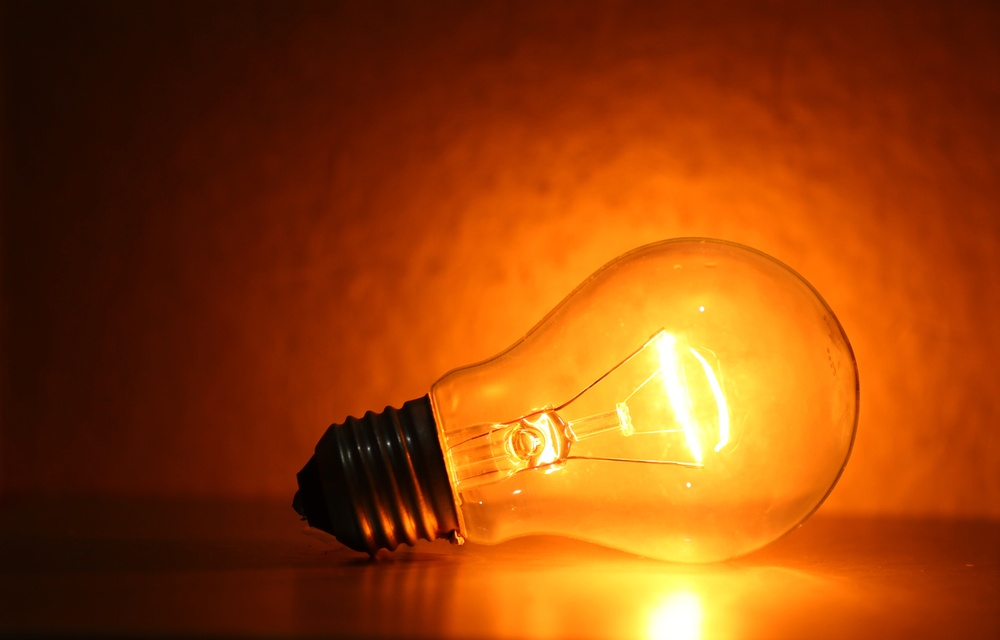
#> input picture ImagensPDI/stockvault-bulb128619.jpg, 1000 x 640 px, shrunk from 4864 x 3112 before the run, found by its file name; its folder holds only this picture in this run
$ python maindois.py
#> lines starting #> are read from the running program, lines starting #| are printed output that depends on the picture; after the words box and inside, x2 and y2 are one past the last pixel; in counts of white or black regions, pixels touching at a corner belong together
#> in processar_imagens, imagem is the input picture: shape (640, 1000, 3); mean B, G, R 10.7, 65.3, 145.7
# Importando as bibliotecas necessárias
import cv2
import numpy as np
import os
import matplotlib.pyplot as plt

# Diretórios de entrada e saída
input_dir = 'ImagensPDI/'  # Diretório das imagens de entrada
output_dir = 'resultados/'  # Diretório para salvar as imagens processadas

# Função para remover fundo
def remover_fundo(imagem):
    # Passo 1: Converter a imagem para escala de cinza
    gray = cv2.cvtColor(imagem, cv2.COLOR_BGR2GRAY)
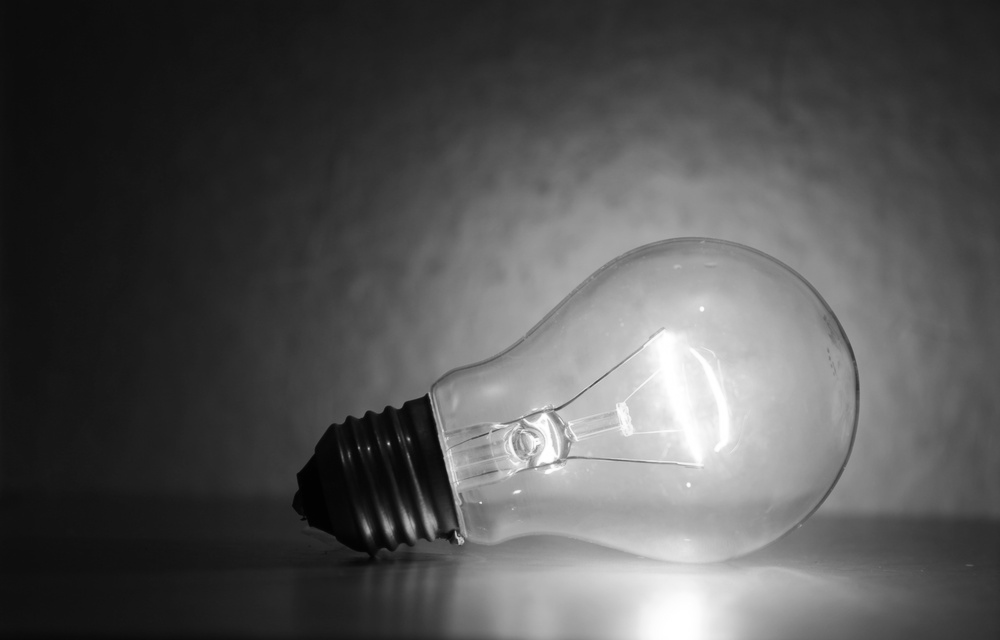
#> gray: shape (640, 1000); min 0, max 255, mean 83.1
    plt.imshow(gray, cmap='gray')
    plt.axis('off')
    plt.show()

    # Passo 2: Aplicar suavização para reduzir ruído
    blur = cv2.GaussianBlur(gray, (5, 5), 0)
    plt.imshow(blur, cmap='gray')
    plt.axis('off')
    plt.show()

    # Passo 3: Aplicar limiarização para segmentação
    _, thresh = cv2.threshold(blur, 127, 255, cv2.THRESH_BINARY_INV + cv2.THRESH_OTSU)
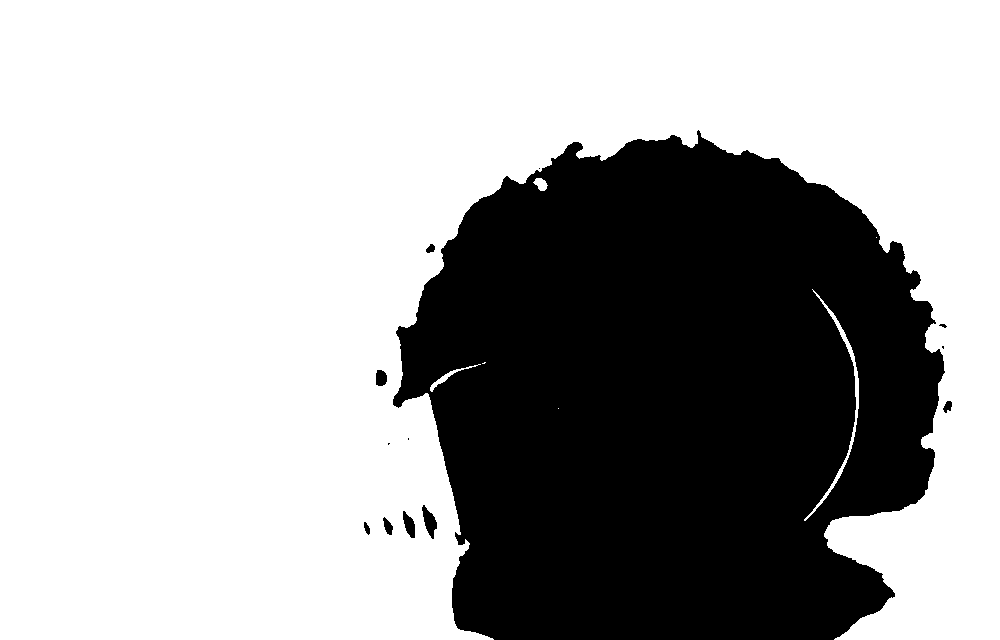
#> thresh: shape (640, 1000); 66.1% white; 13 black regions (5 under 20 px), largest, box (x1, y1, x2, y2) and area: (393, 130, 945, 640) 216077, (422, 505, 437, 539) 264, (403, 511, 415, 538) 199
    plt.imshow(thresh, cmap='gray')
    plt.axis('off')
    plt.show()

    # Passo 4: Refinamento com operações morfológicas
    kernel = np.ones((3, 3), np.uint8)
    morphed = cv2.morphologyEx(thresh, cv2.MORPH_CLOSE, kernel, iterations=2)
#> morphed: shape (640, 1000); 66.1% white; 7 black regions
    plt.imshow(morphed, cmap='gray')
    plt.axis('off')
    plt.show()

    # Passo 5: Identificar contornos e criar máscara
    contours, _ = cv2.findContours(morphed, cv2.RETR_EXTERNAL, cv2.CHAIN_APPROX_SIMPLE)
#> contours = 6 contours, 2 with area under 20; largest, box (x1, y1, x2, y2) and area: (0, 0, 1000, 640) 420638, (804, 289, 859, 521) 590, (430, 364, 481, 392) 130, (533, 178, 548, 191) 106
    mask = np.zeros_like(gray)
    cv2.drawContours(mask, contours, -1, (255), thickness=cv2.FILLED)
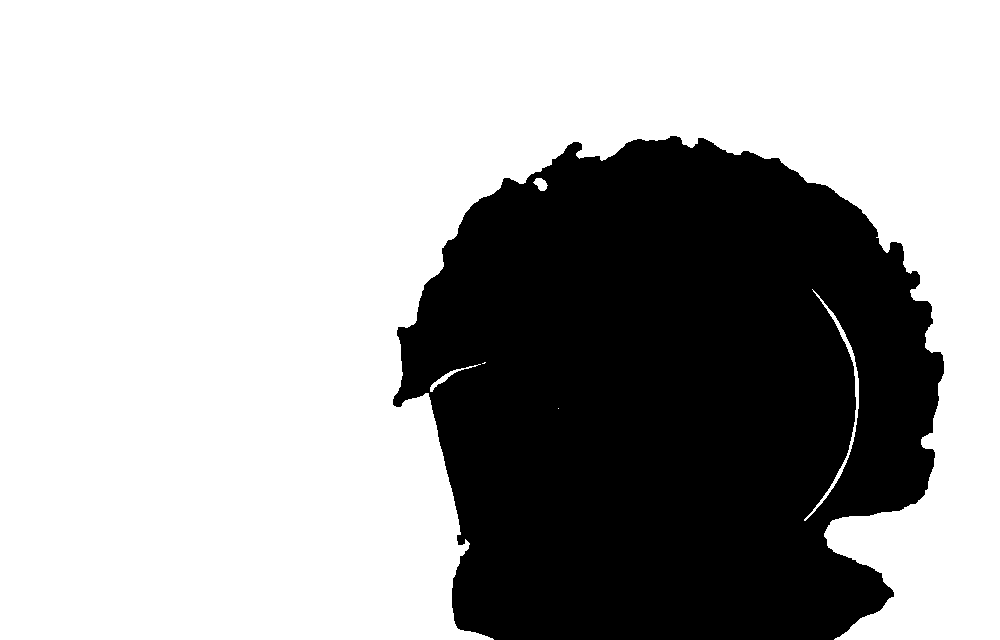
#> mask: shape (640, 1000); 66.3% white; 1 black region, box (x1, y1, x2, y2) and area: (393, 136, 944, 640) 215930
    plt.imshow(mask, cmap='gray')
    plt.axis('off')
    plt.show()

    # Passo 6: Aplicar a máscara para remover o fundo
    resultado = cv2.bitwise_and(imagem, imagem, mask=mask)
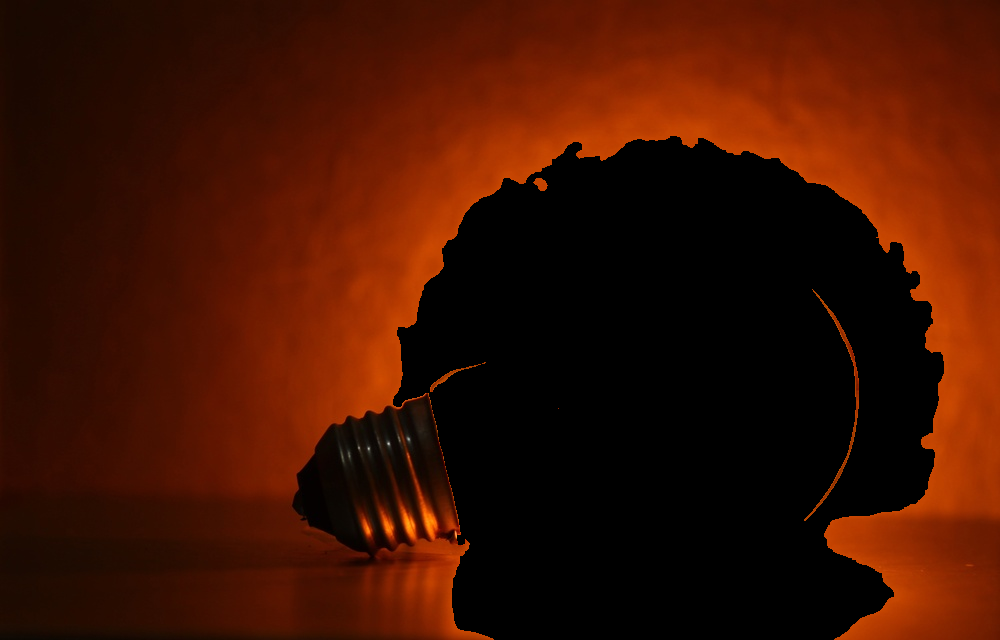
#> resultado: shape (640, 1000, 3); mean B, G, R 0.6, 17.6, 63.3
    plt.imshow(resultado, cmap='gray')
    plt.axis('off')
    plt.show()

    return resultado

# Função principal para processar imagens no diretório
def processar_imagens():
    # Verificar se o diretório de saída existe, se não, cria
    if not os.path.exists(output_dir):
        os.makedirs(output_dir)

    # Processar cada imagem no diretório de entrada
    for filename in os.listdir(input_dir):
        if filename.endswith('.jpg') or filename.endswith('.png'):
            # Carregar a imagem
            img_path = os.path.join(input_dir, filename)
            imagem = cv2.imread(img_path)
            plt.imshow(imagem, cmap='gray')
            plt.axis('off')
            plt.show()
            # Remover o fundo
            imagem_processada = remover_fundo(imagem)
            plt.imshow(imagem_processada, cmap='gray')
            plt.axis('off')
            plt.show()
            # Salvar a imagem resultante no diretório de saída
            output_path = os.path.join(output_dir, f'processada_{filename}')
            cv2.imwrite(output_path, imagem_processada)

            print(f'Imagem {filename} processada e salva em {output_path}')

# Executando o código
if __name__ == "__main__":
    processar_imagens()

$ run again, on ImagensPDI/stockvault-purple-flower-in-bloom199928.jpg
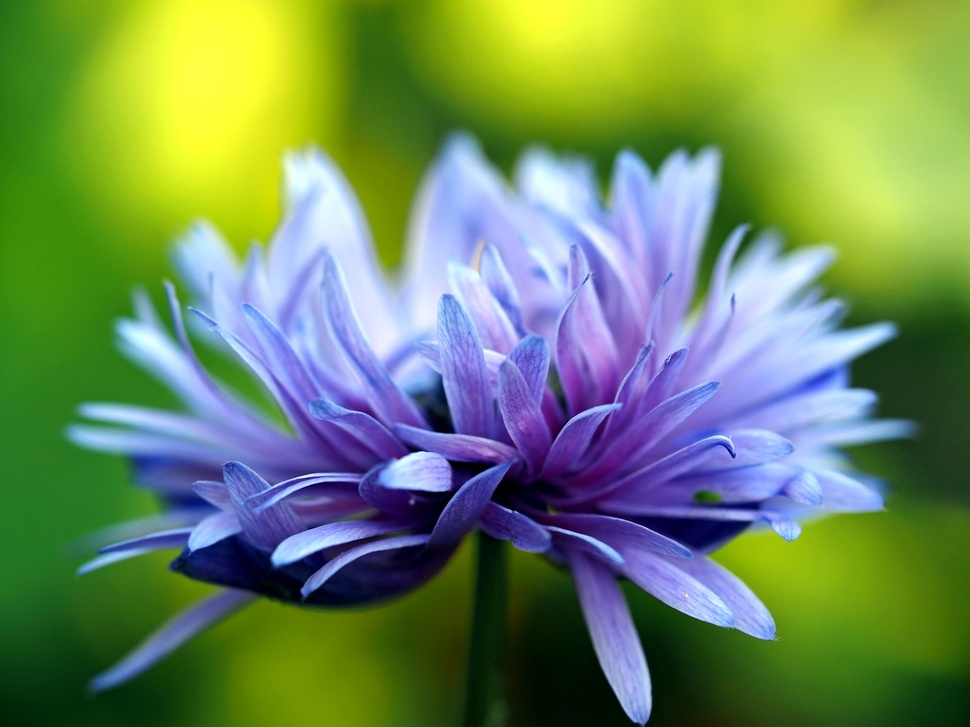
#> input picture ImagensPDI/stockvault-purple-flower-in-bloom199928.jpg, 970 x 727 px, shrunk from 4608 x 3456 before the run, found by its file name
#> in processar_imagens, imagem is the input picture: shape (727, 970, 3); mean B, G, R 94, 137.8, 110
#> in remover_fundo, `_, thresh = cv2.threshold(blur, 127, 255, cv2.THRESH_BINARY_INV + cv2...`:
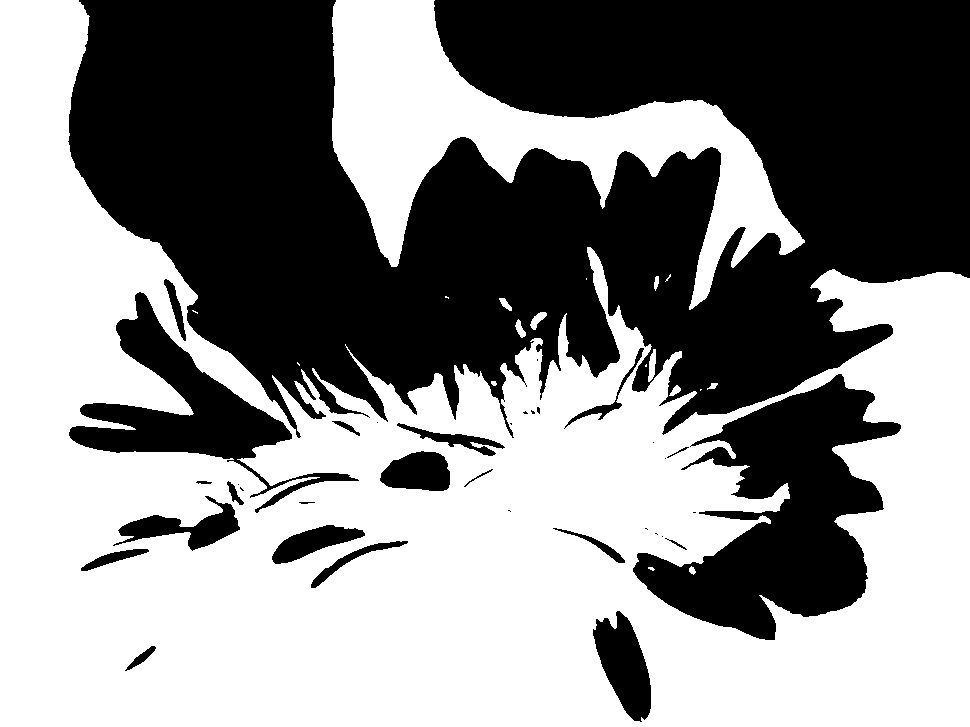
#> thresh: shape (727, 970); 53.9% white; 36 black regions (15 under 20 px), largest, box (x1, y1, x2, y2) and area: (68, 0, 970, 438) 262876, (633, 374, 901, 640) 33422, (69, 292, 359, 513) 14750
#> morphed: shape (727, 970); 54.3% white; 23 black regions
#> contours = 12 contours, 5 with area under 20; largest, box (x1, y1, x2, y2) and area: (0, 0, 970, 727) 395384, (332, 0, 805, 310) 44871, (530, 312, 547, 330) 124, (515, 319, 526, 338) 87, (499, 298, 512, 311) 66, (654, 276, 659, 291) 37, (707, 383, 718, 390) 28
#> mask: shape (727, 970); 63% white; 1 black region, box (x1, y1, x2, y2) and area: (69, 0, 970, 432) 261251
#> in remover_fundo, `resultado = cv2.bitwise_and(imagem, imagem, mask=mask)`:
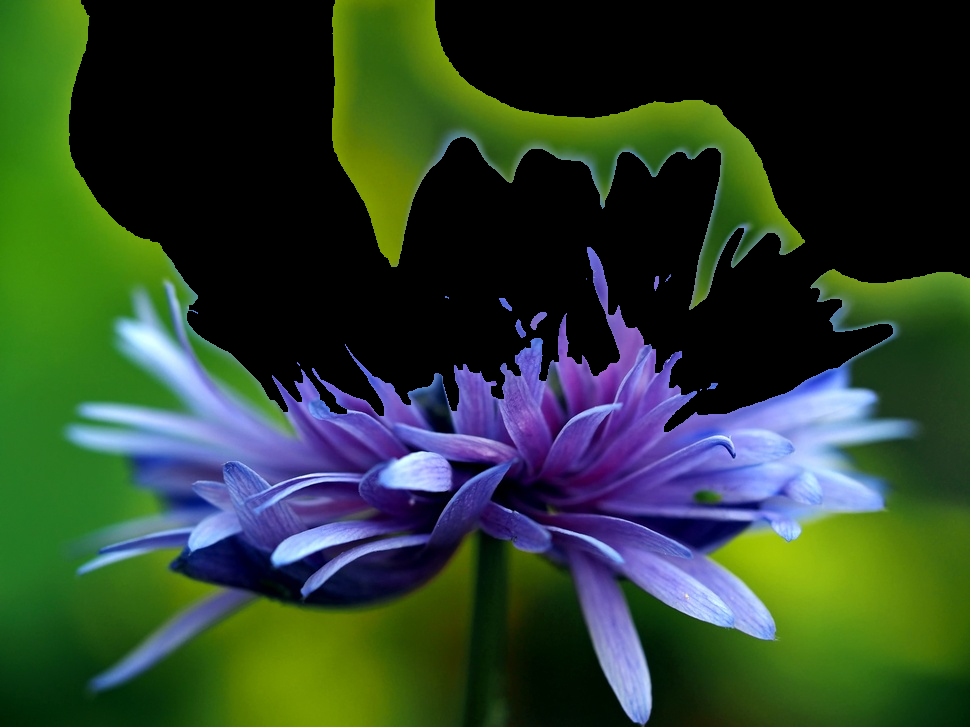
#> resultado: shape (727, 970, 3); mean B, G, R 44.9, 63.6, 44.2

$ run again, on ImagensPDI/stockvault-sharks-2118299.jpg
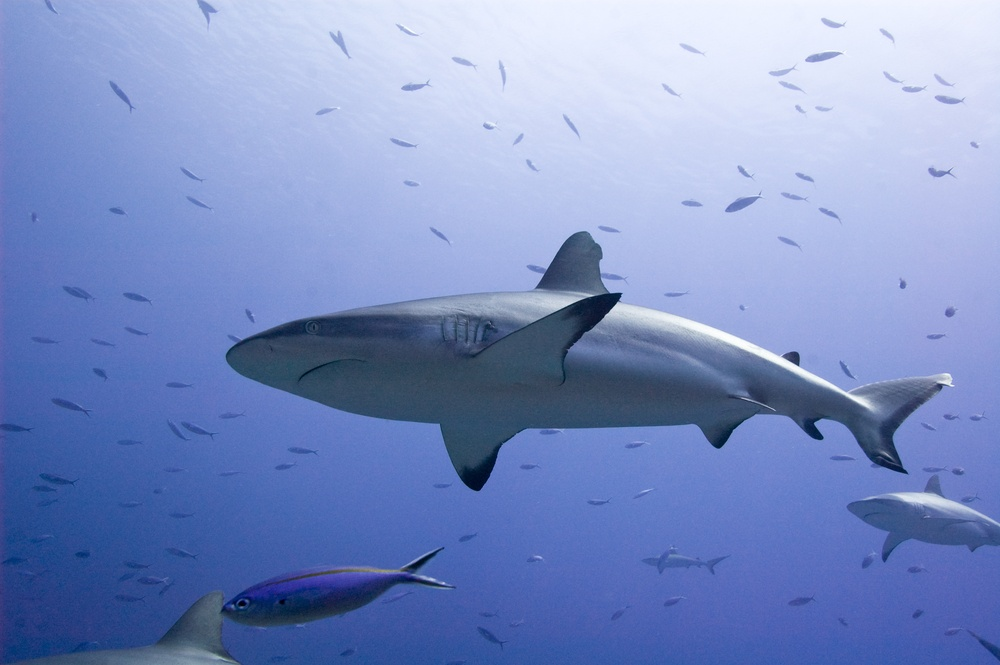
#> input picture ImagensPDI/stockvault-sharks-2118299.jpg, 1000 x 665 px, shrunk from 3008 x 2000 before the run, found by its file name
#> in processar_imagens, imagem is the input picture: shape (665, 1000, 3); mean B, G, R 195.2, 142.9, 123.5
#> in remover_fundo, `_, thresh = cv2.threshold(blur, 127, 255, cv2.THRESH_BINARY_INV + cv2...`:
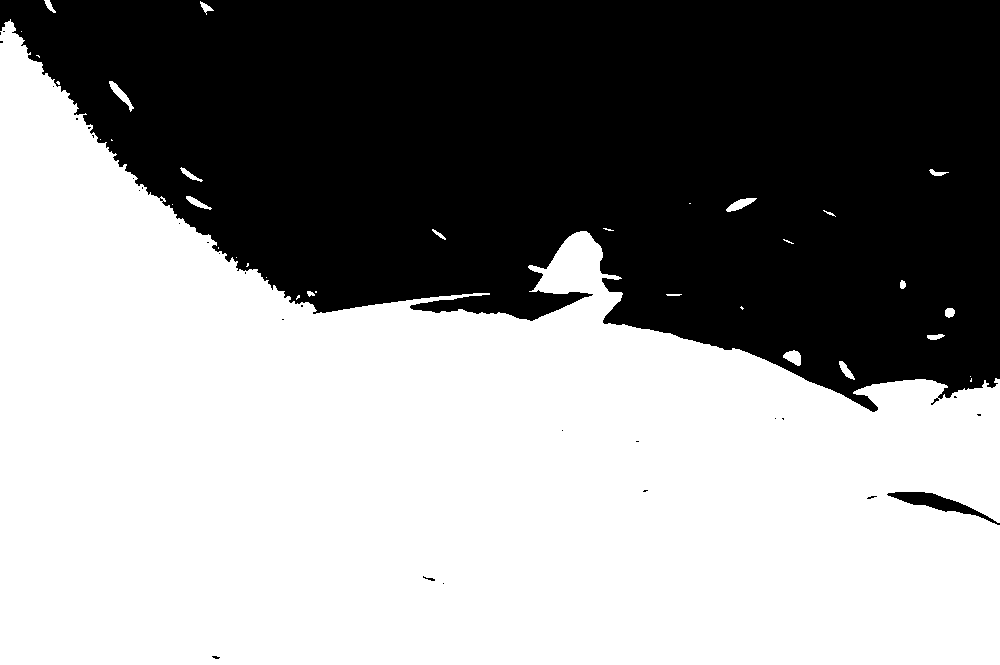
#> thresh: shape (665, 1000); 56.7% white; 29 black regions (26 under 20 px), largest, box (x1, y1, x2, y2) and area: (0, 0, 1000, 412) 287012, (887, 492, 1000, 525) 995, (423, 576, 435, 581) 23
#> morphed: shape (665, 1000); 56.8% white; 2 black regions
#> contours = 24 contours, 9 with area under 20; largest, box (x1, y1, x2, y2) and area: (0, 19, 1000, 665) 375128, (109, 81, 134, 112) 180, (726, 198, 757, 212) 174, (783, 350, 801, 366) 164, (839, 361, 855, 380) 105
#> mask: shape (665, 1000); 56.9% white; 1 black region, box (x1, y1, x2, y2) and area: (0, 0, 1000, 411) 286445
#> in remover_fundo, `resultado = cv2.bitwise_and(imagem, imagem, mask=mask)`:
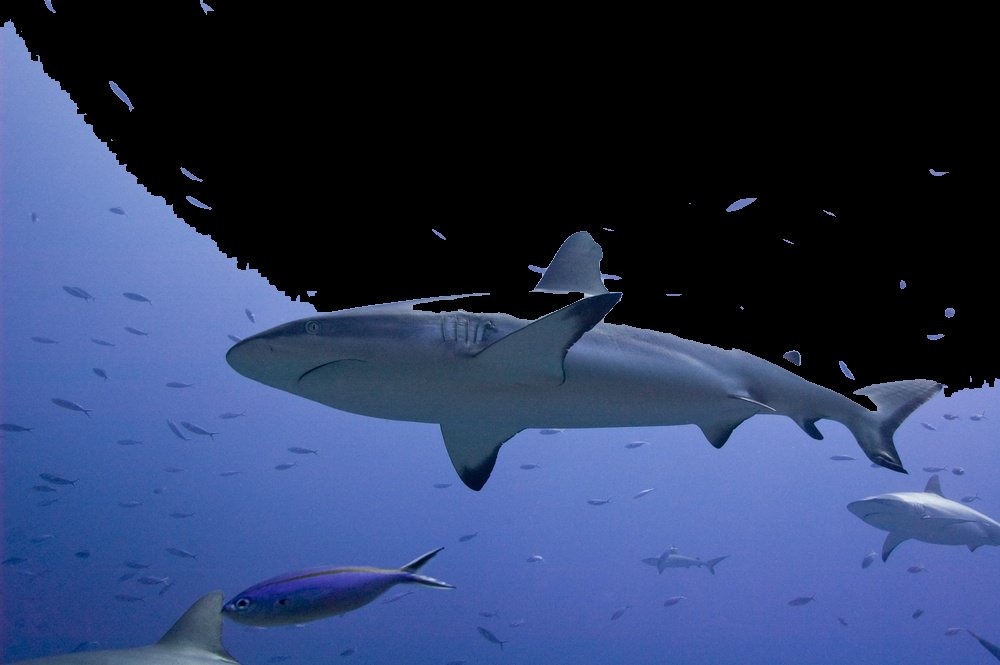
#> resultado: shape (665, 1000, 3); mean B, G, R 93.9, 57.9, 43.9
